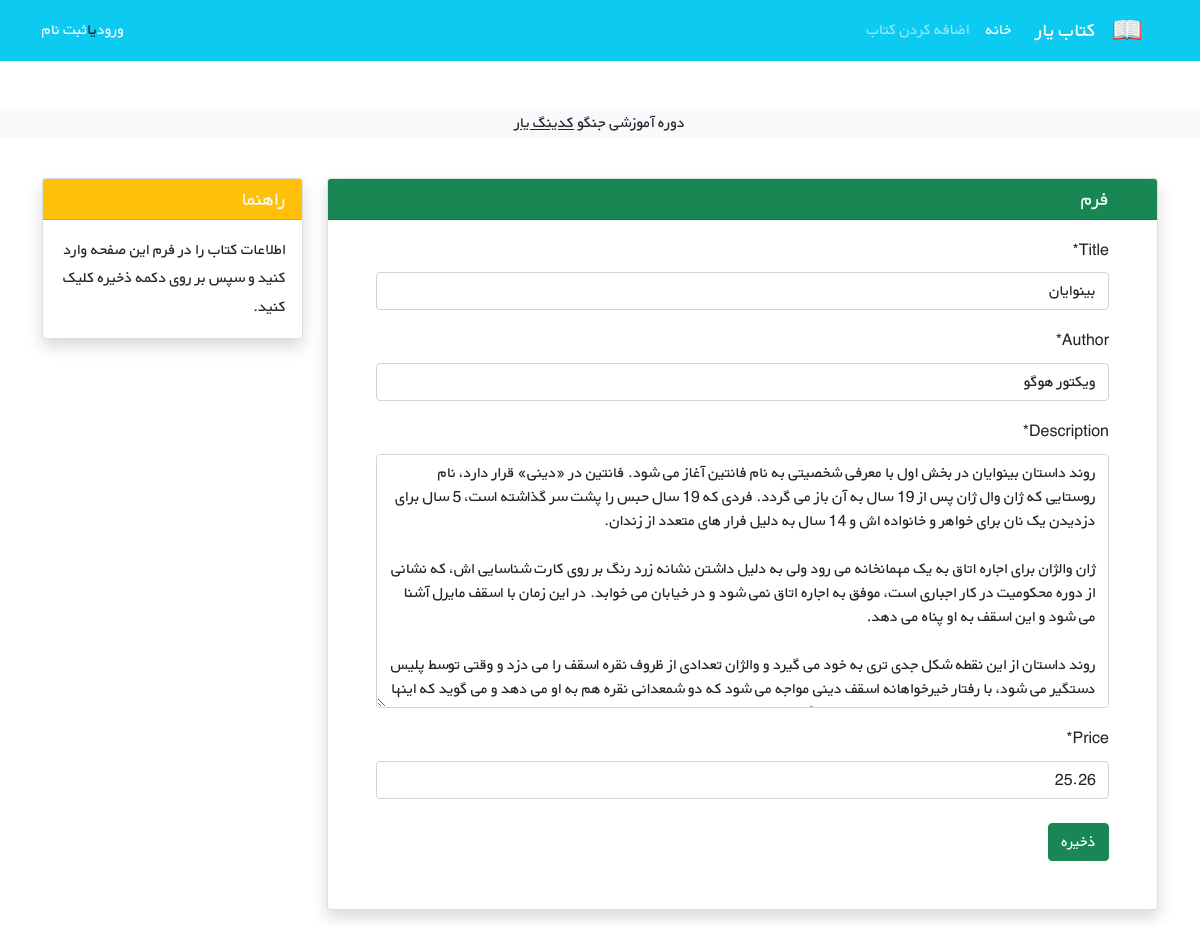
Before: /books/3/update/ with the older database file.
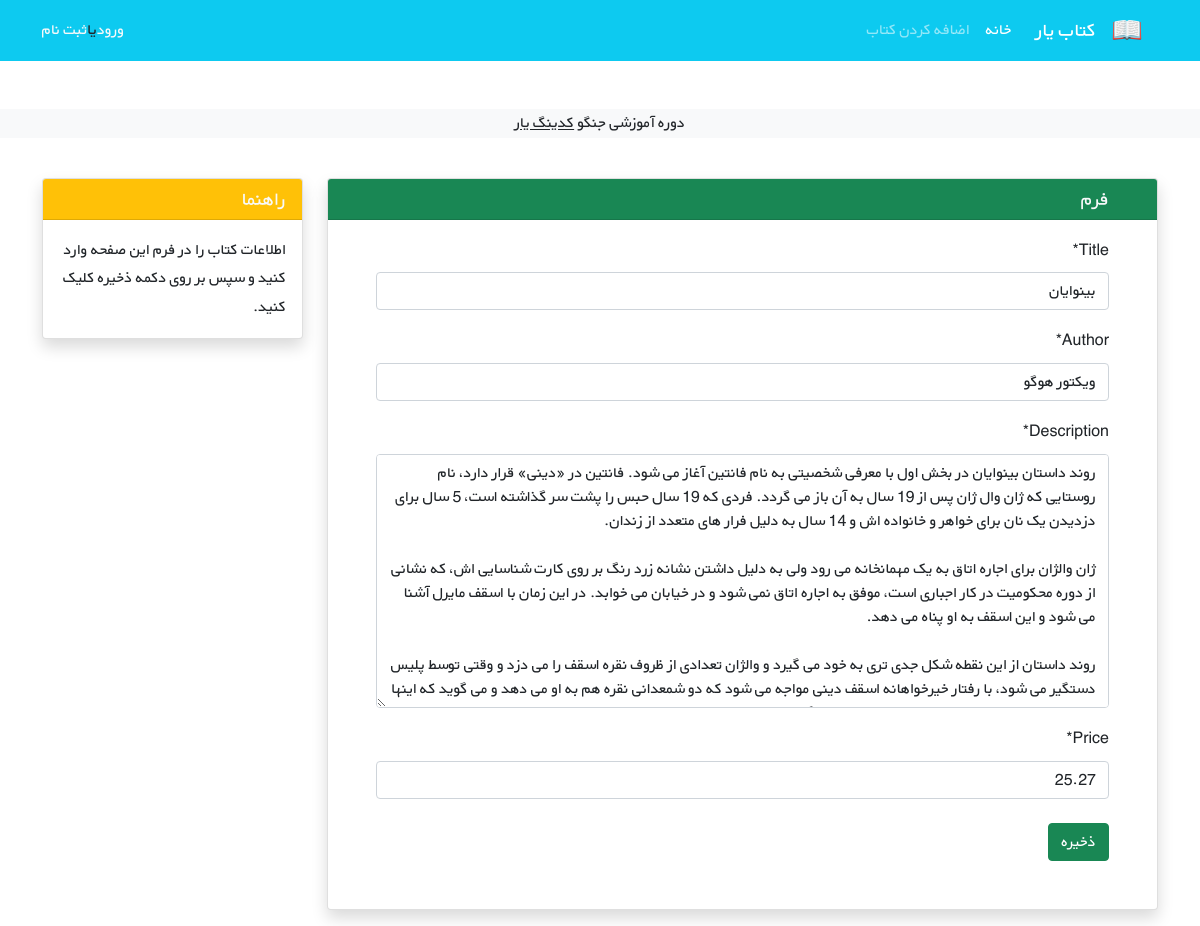
After: the same page with the newer database file.
### books/models.py (models this page shows, shortened)
class Book(models.Model):
    title = models.CharField(max_length=200)
    author = models.CharField(max_length=111)
    description = models.TextField()
    price = models.DecimalField(max_digits=5 , decimal_places=2)

### books/views.py (the view)
# urls.py: path('<int:pk>/update/' , BookUpdateView.as_view() , name = 'book_update'),
class BookUpdateView(generic.UpdateView):
    model = Book
    template_name = 'books/book_update.html'
    fields = ['title' , 'author' , 'description' ,'price']

### books/templates/books/book_update.html (shortened to what this page needs)
{% extends '_html.html' %}
{% load crispy_forms_tags %}
{% block content %}
<div class="container mt-4" dir="rtl">
    <div class="row">
        <div class="col-9">
            <div class="card shadow my-3">
                <h5 class="card-header bg-success text-light px-5">فرم</h5>
                <div class="px-5 pt-3 pb-5">
                    <form method="POST">
                        {{ form|crispy }}
                        <button type="submit" class="btn btn-success mt-2">ذخیره</button>
                    </form>
                </div>
            </div>
        </div>
        <div class="col-3">
                <div class="card my-3 shadow">
                    <h5 class="card-header bg-warning text-light">راهنما</h5>
                    <div class="card-body">
                        <p class="card-text">
                            اطلاعات کتاب را در فرم این صفحه وارد کنید و سپس بر روی دکمه ذخیره کلیک کنید.
                        </p>
                    </div>
                </div>
        </div>
    </div>
</div>
{% endblock content %}

### templates/_html.html (shortened to what this page needs)
<!DOCTYPE HTML PUBLIC "-//W3C//DTD HTML 4.01//EN" "http://www.w3.org/TR/html4/strict.dtd">
{% load static %}
<html lang="en">
<head>
    <link href="https://cdn.jsdelivr.net/npm/bootstrap@5.1.3/dist/css/bootstrap.min.css" rel="stylesheet"
>
    <link rel="stylesheet" href= {% static "css/style.css" %}>
</head>
<body>
<nav class="navbar navbar-expand-lg navbar-dark bg-info" dir="rtl">
    <div class="container">
        <a class="navbar-brand" href="#">
            <img src= {% static "icons/book.png" %} alt="" height="30"
                 class="d-inline-block align-text-top">
        </a>
        <a class="navbar-brand mx-3" href="#">کتاب یار</a>
        <div class="collapse navbar-collapse" id="navbarNavAltMarkup">
            <div class="navbar-nav">
                <a class="nav-link active" aria-current="page" href= {% url "book_list" %}>خانه</a>
                <a class="nav-link" href={% url "add_book" %}>اضافه کردن کتاب</a>
            </div>
        </div>
        {% if user.is_authenticated %}
            <div class="mx-2 text-white">خوش آمدی {{ user.username }} | <a class="link-light text-decoration-none" href= {% url "logout" %}>خروج</a></div>
        {% else %}
            <a class="link-light text-decoration-none"  href={% url "login" %}>ورود</a>
            <span class="dark-dark text-decoration-none">یا</span>
            <a class="link-light text-decoration-none" href={% url "signup" %}>ثبت نام</a>
        {% endif %}
    </div>
</nav>
<footer class="bg-light text-center text-lg-start mt-5">
  <div class="text-center bg-grey">
      <p>دوره آموزشی جنگو <a class="text-dark" href="https://codingyar.com/" target="_blank">کدینگ یار</a></p>
  </div>
</footer>
{% block content %}
{% endblock content %}
</body>
</html>

### static/css/style.css (style rules this page uses)
* { font-family: 'BYekan', sans-serif; line-height: 1.8rem; }

Changed rows visible on the page:
changed Book "بینوایان": price "25.26" → "25.27"
